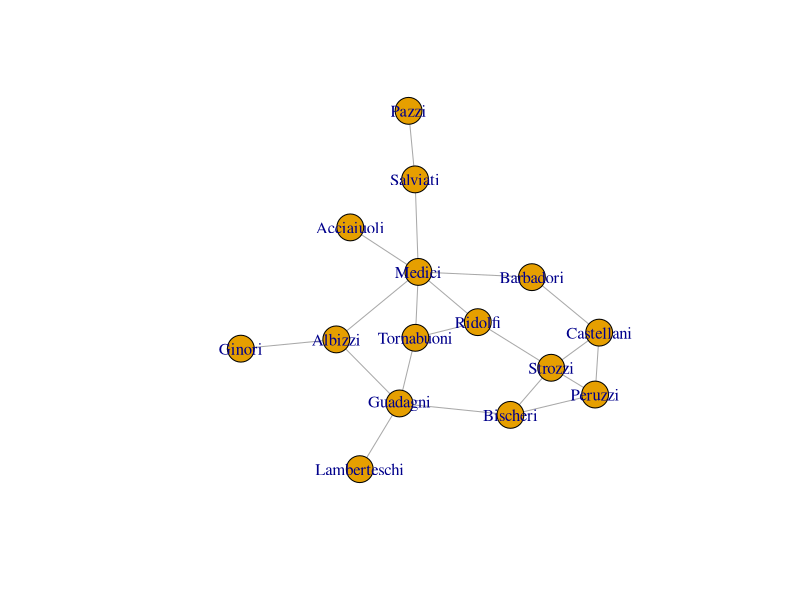
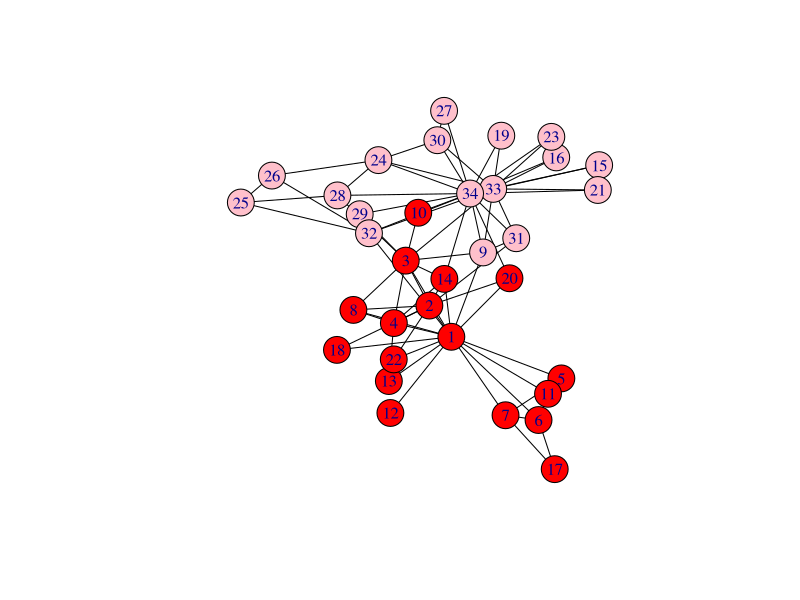
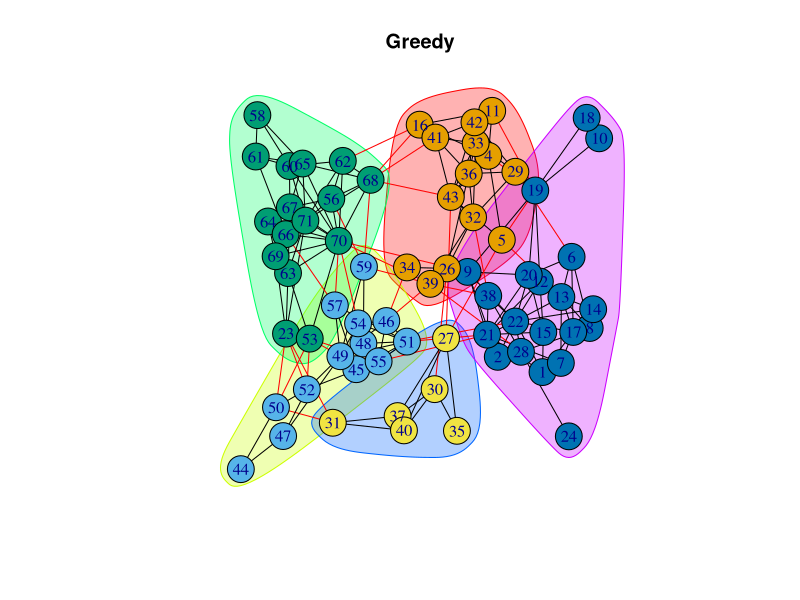

R code for these plots, in order:
library(igraph)
library(network)
data(flo) #this dataset is available from the -network- package
flo[1:5,1:5]


g = graph_from_adjacency_matrix(flo, mode='undirected', diag=FALSE)
g<- delete_vertices(g, V(g)[degree(g) == 0])
plot(g)

sort(igraph::degree(g), decreasing=TRUE)[1:6]
sort(igraph::closeness(g), decreasing=TRUE)[1:6]
sort(igraph::betweenness(g), decreasing=TRUE)[1:6]
sort(igraph::eigen_centrality(g)$vector, decreasing=TRUE)[1:6]

library(igraph) #Zachary's karate club dataset is built into the igraph package.
karate <- make_graph("Zachary") #loads the data from the igraph package
mf<-max_flow(karate, source=V(karate)[1],
             target=V(karate)[34])
V(karate)$color<- ifelse(V(karate) %in%
                           mf$partition1, "red","pink")
plot(karate, edge.color="black", vertex.frame.color="black")
mf$partition1
mf$partition2

library(sna)
data(coleman)
#make into an igraph object
friends<-graph_from_adjacency_matrix(coleman[2,,],
                    mode="undirected", diag=FALSE)
friends <- igraph::delete_vertices(friends ,
                  which(igraph::degree(friends)==0))
LO = layout_with_fr(friends) #Layout
cfg<-cluster_fast_greedy(friends)
modularity(cfg)

cfg$membership
plot(cfg, friends, layout=LO, main="Greedy")


wc <- cluster_walktrap(friends) #community structure via short random walks
modularity(wc)

ceb<-cluster_edge_betweenness(friends)
modularity(ceb)
